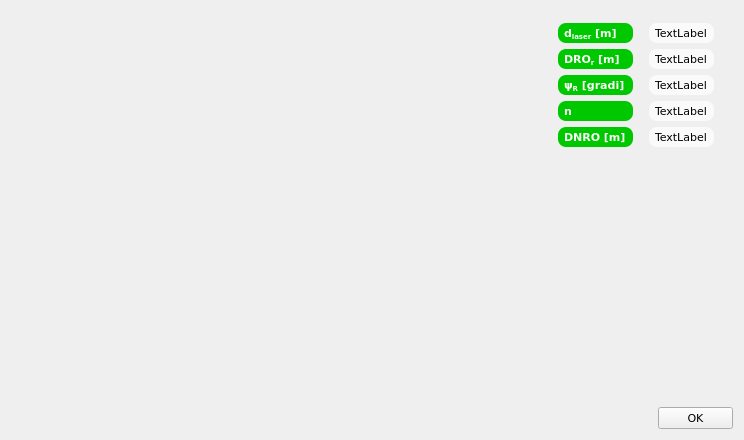
<?xml version="1.0" encoding="UTF-8"?>
<ui version="4.0">
 <class>FresnelChartDialog</class>
 <widget class="QWidget" name="FresnelChartDialog">
  <property name="geometry">
   <rect>
    <x>0</x>
    <y>0</y>
    <width>744</width>
    <height>437</height>
   </rect>
  </property>
  <property name="sizePolicy">
   <sizepolicy hsizetype="Expanding" vsizetype="Expanding">
    <horstretch>0</horstretch>
    <verstretch>0</verstretch>
   </sizepolicy>
  </property>
  <property name="font">
   <font>
    <family>Verdana</family>
    <pointsize>8</pointsize>
   </font>
  </property>
  <property name="windowTitle">
   <string>Dettagli riflettore di vetro</string>
  </property>
  <property name="layoutDirection">
   <enum>Qt::LeftToRight</enum>
  </property>
  <property name="styleSheet">
   <string notr="true"/>
  </property>
  <layout class="QGridLayout" name="gridLayout_4">
   <item row="0" column="0">
    <widget class="QWidget" name="chartWidget" native="true">
     <property name="sizePolicy">
      <sizepolicy hsizetype="Expanding" vsizetype="Expanding">
       <horstretch>0</horstretch>
       <verstretch>0</verstretch>
      </sizepolicy>
     </property>
     <property name="minimumSize">
      <size>
       <width>520</width>
       <height>390</height>
      </size>
     </property>
     <property name="font">
      <font>
       <family>Verdana</family>
       <pointsize>8</pointsize>
      </font>
     </property>
     <layout class="QGridLayout" name="gridLayout_2">
      <item row="0" column="0">
       <layout class="QGridLayout" name="gridLayout"/>
      </item>
     </layout>
    </widget>
   </item>
   <item row="0" column="1" colspan="2">
    <widget class="QWidget" name="resultsWidget" native="true">
     <property name="sizePolicy">
      <sizepolicy hsizetype="Expanding" vsizetype="Expanding">
       <horstretch>0</horstretch>
       <verstretch>0</verstretch>
      </sizepolicy>
     </property>
     <property name="minimumSize">
      <size>
       <width>0</width>
       <height>0</height>
      </size>
     </property>
     <layout class="QGridLayout" name="gridLayout_3">
      <property name="topMargin">
       <number>12</number>
      </property>
      <item row="0" column="1" colspan="2">
       <widget class="QLabel" name="distanceLabel">
        <property name="font">
         <font>
          <family>Verdana</family>
          <pointsize>8</pointsize>
         </font>
        </property>
        <property name="styleSheet">
         <string notr="true">QLabel {background-color: #fafafa}
QLabel {color: #000000}
QLabel {border: 0px solid grey}
QLabel {border-radius: 8px}
QLabel {padding: 3px}
QLabel {margin-right: 10px}</string>
        </property>
        <property name="text">
         <string>TextLabel</string>
        </property>
       </widget>
      </item>
      <item row="2" column="0">
       <widget class="QLabel" name="tCorrectPositioningLabel">
        <property name="font">
         <font>
          <family>Verdana</family>
          <pointsize>8</pointsize>
          <weight>75</weight>
          <bold>true</bold>
         </font>
        </property>
        <property name="styleSheet">
         <string notr="true">QLabel {background-color: #00c800}
QLabel {color: #fafafa}
QLabel {border: 0px solid grey}
QLabel {border-radius: 8px}
QLabel {padding: 3px}
QLabel {margin-right: 10px}
QLabel {margin-left: 10px}</string>
        </property>
        <property name="text">
         <string>ψ&lt;sub&gt;R&lt;/sub&gt; [gradi]</string>
        </property>
       </widget>
      </item>
      <item row="4" column="1" colspan="2">
       <widget class="QLabel" name="DNRO_Label">
        <property name="font">
         <font>
          <family>Verdana</family>
          <pointsize>8</pointsize>
         </font>
        </property>
        <property name="styleSheet">
         <string notr="true">QLabel {background-color: #fafafa}
QLabel {color: #000000}
QLabel {border: 0px solid grey}
QLabel {border-radius: 8px}
QLabel {padding: 3px}
QLabel {margin-right: 10px}</string>
        </property>
        <property name="text">
         <string>TextLabel</string>
        </property>
       </widget>
      </item>
      <item row="3" column="0">
       <widget class="QLabel" name="tRefractionLabel">
        <property name="font">
         <font>
          <family>Verdana</family>
          <pointsize>8</pointsize>
          <weight>75</weight>
          <bold>true</bold>
         </font>
        </property>
        <property name="styleSheet">
         <string notr="true">QLabel {background-color: #00c800}
QLabel {color: #fafafa}
QLabel {border: 0px solid grey}
QLabel {border-radius: 8px}
QLabel {padding: 3px}
QLabel {margin-right: 10px}
QLabel {margin-left: 10px}</string>
        </property>
        <property name="text">
         <string>n</string>
        </property>
       </widget>
      </item>
      <item row="4" column="0">
       <widget class="QLabel" name="tDNRO_Label">
        <property name="font">
         <font>
          <family>Verdana</family>
          <pointsize>8</pointsize>
          <weight>75</weight>
          <bold>true</bold>
         </font>
        </property>
        <property name="styleSheet">
         <string notr="true">QLabel {background-color: #00c800}
QLabel {color: #fafafa}
QLabel {border: 0px solid grey}
QLabel {border-radius: 8px}
QLabel {padding: 3px}
QLabel {margin-right: 10px}
QLabel {margin-left: 10px}</string>
        </property>
        <property name="text">
         <string>DNRO [m]</string>
        </property>
       </widget>
      </item>
      <item row="1" column="0">
       <widget class="QLabel" name="tHazardLabel">
        <property name="font">
         <font>
          <family>Verdana</family>
          <pointsize>8</pointsize>
          <weight>75</weight>
          <bold>true</bold>
         </font>
        </property>
        <property name="styleSheet">
         <string notr="true">QLabel {background-color: #00c800}
QLabel {color: #fafafa}
QLabel {border: 0px solid grey}
QLabel {border-radius: 8px}
QLabel {padding: 3px}
QLabel {margin-right: 10px}
QLabel {margin-left: 10px}</string>
        </property>
        <property name="text">
         <string>DRO&lt;sub&gt;r&lt;/sub&gt; [m]</string>
        </property>
       </widget>
      </item>
      <item row="2" column="1" colspan="2">
       <widget class="QLabel" name="correctPositioningLabel">
        <property name="font">
         <font>
          <family>Verdana</family>
          <pointsize>8</pointsize>
         </font>
        </property>
        <property name="styleSheet">
         <string notr="true">QLabel {background-color: #fafafa}
QLabel {color: #000000}
QLabel {border: 0px solid grey}
QLabel {border-radius: 8px}
QLabel {padding: 3px}
QLabel {margin-right: 10px}</string>
        </property>
        <property name="text">
         <string>TextLabel</string>
        </property>
       </widget>
      </item>
      <item row="3" column="1" colspan="2">
       <widget class="QLabel" name="refractionLabel">
        <property name="font">
         <font>
          <family>Verdana</family>
          <pointsize>8</pointsize>
         </font>
        </property>
        <property name="styleSheet">
         <string notr="true">QLabel {background-color: #fafafa}
QLabel {color: #000000}
QLabel {border: 0px solid grey}
QLabel {border-radius: 8px}
QLabel {padding: 3px}
QLabel {margin-right: 10px}</string>
        </property>
        <property name="text">
         <string>TextLabel</string>
        </property>
       </widget>
      </item>
      <item row="1" column="1" colspan="2">
       <widget class="QLabel" name="hazardLabel">
        <property name="font">
         <font>
          <family>Verdana</family>
          <pointsize>8</pointsize>
         </font>
        </property>
        <property name="styleSheet">
         <string notr="true">QLabel {background-color: #fafafa}
QLabel {color: #000000}
QLabel {border: 0px solid grey}
QLabel {border-radius: 8px}
QLabel {padding: 3px}
QLabel {margin-right: 10px}</string>
        </property>
        <property name="text">
         <string>TextLabel</string>
        </property>
       </widget>
      </item>
      <item row="0" column="0">
       <widget class="QLabel" name="tDistanceLabel">
        <property name="font">
         <font>
          <family>Verdana</family>
          <pointsize>8</pointsize>
          <weight>75</weight>
          <bold>true</bold>
         </font>
        </property>
        <property name="styleSheet">
         <string notr="true">QLabel {background-color: #00c800}
QLabel {color: #fafafa}
QLabel {border: 0px solid grey}
QLabel {border-radius: 8px}
QLabel {padding: 3px}
QLabel {margin-right: 10px}
QLabel {margin-left: 10px}</string>
        </property>
        <property name="text">
         <string>d&lt;sub&gt;laser&lt;/sub&gt; [m]</string>
        </property>
       </widget>
      </item>
      <item row="5" column="0">
       <spacer name="verticalSpacer">
        <property name="orientation">
         <enum>Qt::Vertical</enum>
        </property>
        <property name="sizeHint" stdset="0">
         <size>
          <width>20</width>
          <height>40</height>
         </size>
        </property>
       </spacer>
      </item>
     </layout>
    </widget>
   </item>
   <item row="1" column="2">
    <widget class="QPushButton" name="pushButton">
     <property name="maximumSize">
      <size>
       <width>75</width>
       <height>16777215</height>
      </size>
     </property>
     <property name="text">
      <string>OK</string>
     </property>
    </widget>
   </item>
  </layout>
 </widget>
 <resources/>
 <connections/>
</ui>
